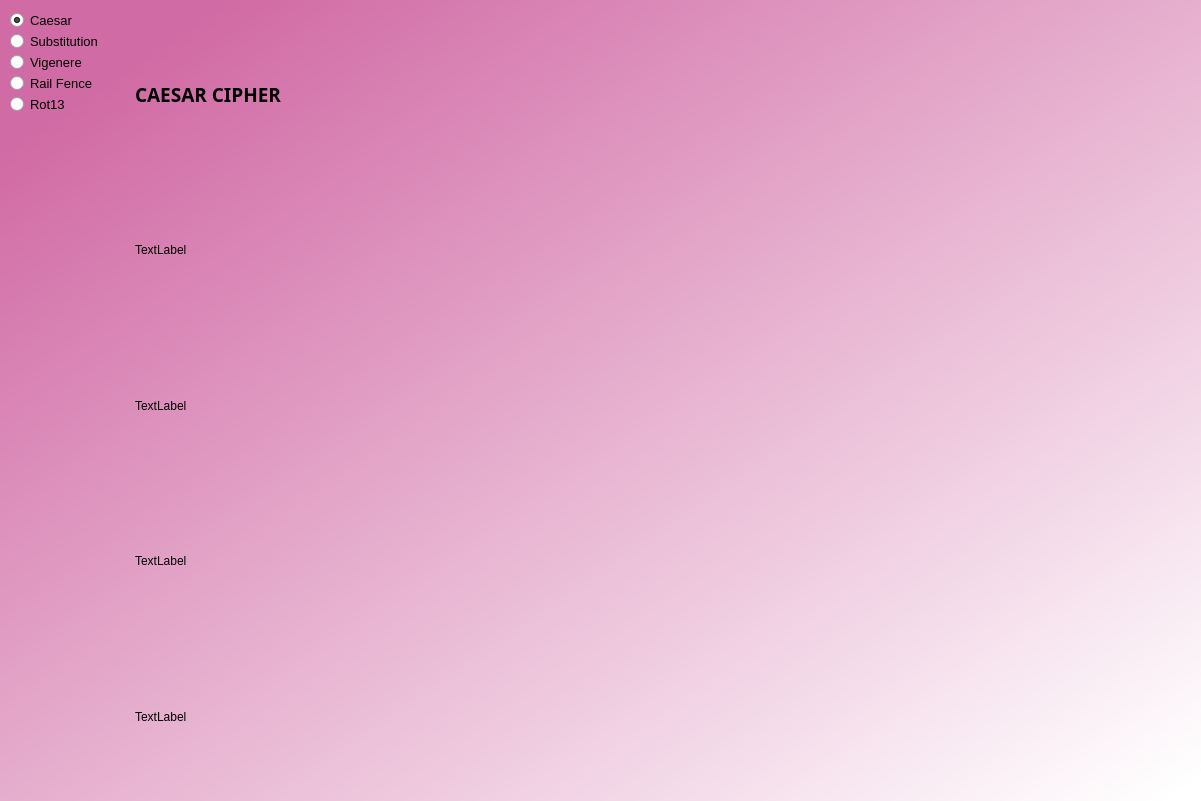
<?xml version="1.0" encoding="UTF-8"?>
<ui version="4.0">
 <class>bgwidget</class>
 <widget class="QWidget" name="bgwidget">
  <property name="geometry">
   <rect>
    <x>0</x>
    <y>0</y>
    <width>1201</width>
    <height>801</height>
   </rect>
  </property>
  <property name="windowTitle">
   <string>Cryptography Algorithms</string>
  </property>
  <property name="styleSheet">
   <string notr="true">QWidget#bgwidget{
background-color:qlineargradient(spread:pad, x1:0.091, y1:0.101636, x2:0.991379, y2:0.977, stop:0 rgba(209, 107, 165, 255), stop:1 rgba(255, 255, 255, 255));}</string>
  </property>
  <widget class="QWidget" name="gridLayoutWidget">
   <property name="geometry">
    <rect>
     <x>10</x>
     <y>10</y>
     <width>1191</width>
     <height>791</height>
    </rect>
   </property>
   <layout class="QGridLayout" name="gridLayout">
    <property name="sizeConstraint">
     <enum>QLayout::SetDefaultConstraint</enum>
    </property>
    <property name="horizontalSpacing">
     <number>7</number>
    </property>
    <item row="1" column="1">
     <layout class="QVBoxLayout" name="verticalLayout">
      <property name="sizeConstraint">
       <enum>QLayout::SetDefaultConstraint</enum>
      </property>
      <item>
       <widget class="QRadioButton" name="caesar_radio_button">
        <property name="font">
         <font>
          <pointsize>10</pointsize>
         </font>
        </property>
        <property name="text">
         <string>Caesar</string>
        </property>
        <property name="checked">
         <bool>true</bool>
        </property>
       </widget>
      </item>
      <item>
       <widget class="QRadioButton" name="substitution_radio_button">
        <property name="font">
         <font>
          <pointsize>10</pointsize>
         </font>
        </property>
        <property name="text">
         <string>Substitution    </string>
        </property>
       </widget>
      </item>
      <item>
       <widget class="QRadioButton" name="vigenere_radio_button">
        <property name="font">
         <font>
          <pointsize>10</pointsize>
         </font>
        </property>
        <property name="text">
         <string>Vigenere</string>
        </property>
       </widget>
      </item>
      <item>
       <widget class="QRadioButton" name="rail_fence_radio_button">
        <property name="font">
         <font>
          <pointsize>10</pointsize>
         </font>
        </property>
        <property name="text">
         <string>Rail Fence</string>
        </property>
       </widget>
      </item>
      <item>
       <widget class="QRadioButton" name="rot13_radio_button">
        <property name="font">
         <font>
          <pointsize>10</pointsize>
         </font>
        </property>
        <property name="text">
         <string>Rot13</string>
        </property>
       </widget>
      </item>
      <item>
       <spacer name="verticalSpacer">
        <property name="orientation">
         <enum>Qt::Vertical</enum>
        </property>
        <property name="sizeHint" stdset="0">
         <size>
          <width>20</width>
          <height>40</height>
         </size>
        </property>
       </spacer>
      </item>
     </layout>
    </item>
    <item row="1" column="2">
     <widget class="QScrollArea" name="scrollArea">
      <property name="styleSheet">
       <string notr="true">background-color: rgba(0,0,0,0)</string>
      </property>
      <property name="widgetResizable">
       <bool>true</bool>
      </property>
      <widget class="QWidget" name="scrollAreaWidgetContents">
       <property name="geometry">
        <rect>
         <x>0</x>
         <y>0</y>
         <width>1043</width>
         <height>787</height>
        </rect>
       </property>
       <layout class="QVBoxLayout" name="verticalLayout_2">
        <item>
         <widget class="QLabel" name="algo_title">
          <property name="font">
           <font>
            <family>Perpetua Titling MT</family>
            <pointsize>14</pointsize>
            <weight>75</weight>
            <bold>true</bold>
           </font>
          </property>
          <property name="text">
           <string>CAESAR CIPHER</string>
          </property>
         </widget>
        </item>
        <item>
         <widget class="QLabel" name="label">
          <property name="text">
           <string>TextLabel</string>
          </property>
         </widget>
        </item>
        <item>
         <widget class="QLabel" name="label_4">
          <property name="text">
           <string>TextLabel</string>
          </property>
         </widget>
        </item>
        <item>
         <widget class="QLabel" name="label_3">
          <property name="text">
           <string>TextLabel</string>
          </property>
         </widget>
        </item>
        <item>
         <widget class="QLabel" name="label_2">
          <property name="text">
           <string>TextLabel</string>
          </property>
         </widget>
        </item>
       </layout>
      </widget>
     </widget>
    </item>
   </layout>
  </widget>
 </widget>
 <resources/>
 <connections/>
</ui>
